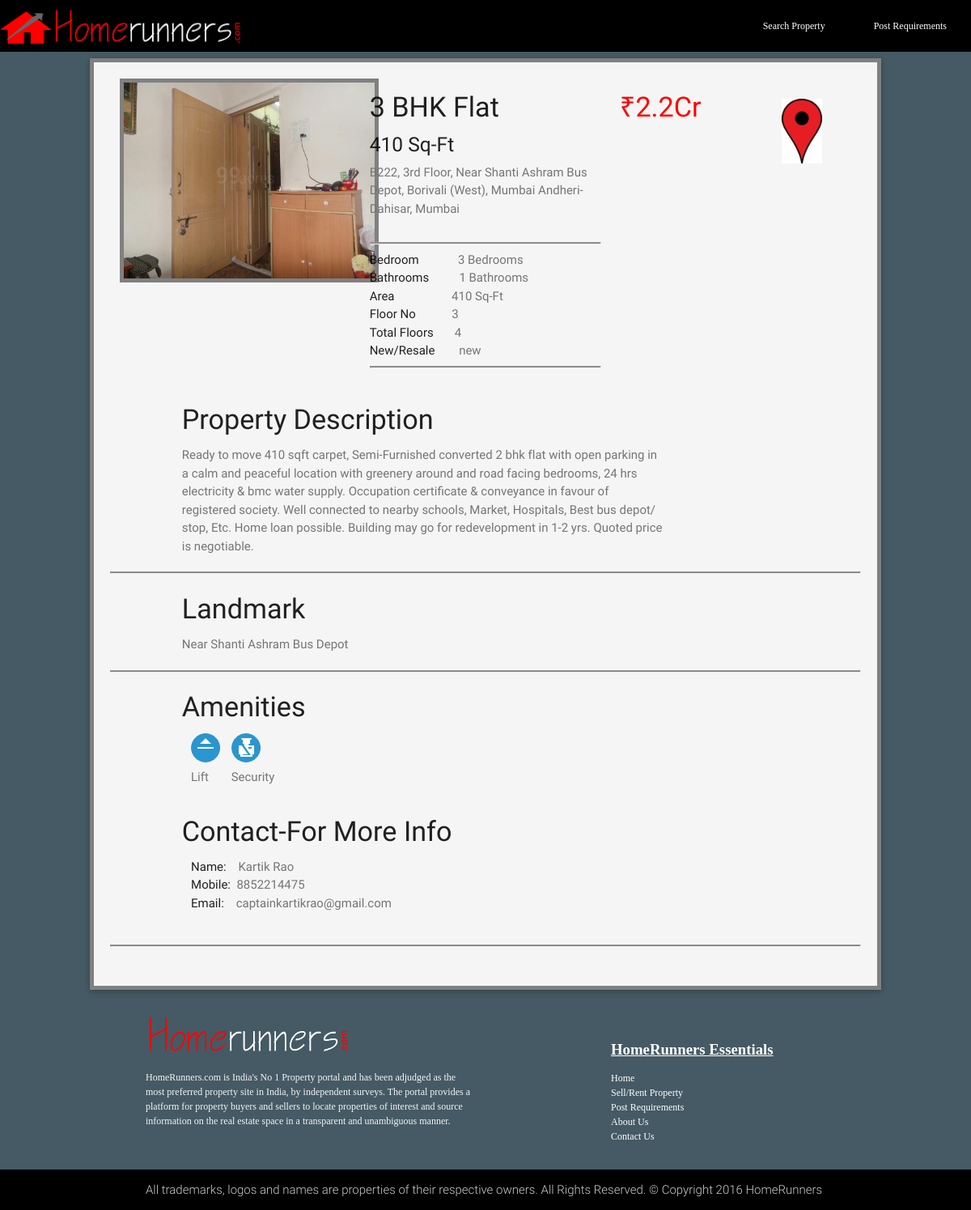
The page /singleprop.php?id=1 on the database its author committed.
### tables this page shows
CREATE TABLE `image` (
  `img_id` int(11) NOT NULL,
  `prop_id` int(11) NOT NULL,
  `img_name` text NOT NULL
);

CREATE TABLE `post_add` (
  `id` int(11) NOT NULL,
  `name` text NOT NULL,
  `mobile_number` text NOT NULL,
  `email` text NOT NULL,
  `address` text NOT NULL,
  `street` text NOT NULL,
  `city` text NOT NULL,
  `locality` text NOT NULL,
  `state` text NOT NULL,
  `country` text NOT NULL,
  `zip_code` text NOT NULL,
  `full_address` text NOT NULL,
  `Bedrooms` int(11) NOT NULL,
  `Bathrooms` int(11) NOT NULL,
  `floor_no` int(11) NOT NULL,
  `total_floors` int(11) NOT NULL,
  `area` int(11) NOT NULL,
  `prop_type` text NOT NULL,
  `crore` int(11) NOT NULL,
  `lacs` int(11) NOT NULL,
  `total_budget` bigint(20) NOT NULL,
  `fixed_negotiable` text NOT NULL,
  `amenities` text NOT NULL,
  `description` text NOT NULL,
  `landmark` text NOT NULL
);

### singleprop1.php (called while the page is built, shortened)
<?php
        include "php/script/config.php";
$id = $_GET['id'];
$singlePropQry = "SELECT * from `post_add` WHERE `id` = '".$id."' ";
if(!$singlePropCheck = mysqli_query($con,$singlePropQry)){
            echo "".mysqli_error($con);
            mysqli_close($con);
            die("");
        }
        $getSingleProp = mysqli_fetch_assoc($singlePropCheck);
?>

### singleprop.php (the view, shortened to what this page needs)
<?php
include "singleprop1.php";
$prop_id = $_GET['id'];
include "php/script/config.php";
$imgQry = "SELECT * FROM image WHERE prop_id='".$prop_id."'";
if(!$imgCheckQry = mysqli_query($con,$imgQry)){
    echo "".mysqli_error($con);
    mysqli_close($con);
    die("");
}
$getImg = mysqli_fetch_assoc($imgCheckQry);
include "php/script/config.php";
$ameQry = "SELECT `amenities` from `post_add` WHERE `id` = '".$id."'";
if(!$ameCheckQry = mysqli_query($con,$ameQry)){
    echo "".mysqli_error($con);
    mysqli_close($con);
    die("");
}
$getAme = mysqli_fetch_assoc($ameCheckQry);
$amenitiesName = explode(",",$getAme['amenities']);
 $ameRow = count($amenitiesName)-1;
?>
<!DOCTYPE html>
<html>
<head>
    <link href="css/googlefonts.css" rel="stylesheet">
    <link type="text/css" rel="stylesheet" href="css/materialize.min.css"  media="screen,projection"/>
 </head>
<body>
    <?php include  "navbar3.php"; ?>
                <?php do {
    $imgName = $getImg['img_name'];
$target='uploads/'.$imgName.'.jpeg';
?>
<?php  } while($getImg = mysqli_fetch_assoc($imgCheckQry)) ?>
    <div class="row" style="margin-bottom: 0px;
">
        <div class="col s10 offset-s1 ">
           <div class="card  grey lighten-4 ">
           <div class="outline">
                <div class="card-content ">
                    <div class="row">
                        <div class="col s4">
                            <a class=" modal-trigger" href="#modal3">
                                <div class="blur pic">
                                    <img src="<?php echo $target;?>" alt="<?php echo $imgName?>" height="252" width="320" style="border:5px solid grey;">
                                </div>
                            </a>
                        </div>
                        <div class="col s4 ">
                            <p><h4><?php echo $getSingleProp['Bedrooms']." BHK Flat"; ?></h4></p>
                            <p><h5><?php echo $getSingleProp['area']." Sq-Ft"; ?></h5></p>
                            <p><span class="font1"><?php echo $getSingleProp['address']; ?></span></p><br>
                            <hr style="background-color: grey; height: 1px; ">
                            <p>Bedroom &nbsp&nbsp&nbsp&nbsp&nbsp&nbsp&nbsp&nbsp&nbsp&nbsp&nbsp <span class="font1"><?php
                            if($getSingleProp['Bedrooms']==1){
                             echo $getSingleProp['Bedrooms']." Bedroom";
                            }else
                            {
                                    echo $getSingleProp['Bedrooms']." Bedrooms";}?></span>  </p>
                            <p>Bathrooms &nbsp&nbsp&nbsp&nbsp&nbsp&nbsp&nbsp&nbsp&nbsp<span class="font1"><?php  if($getSingleProp['Bedrooms']==1){
                             echo $getSingleProp['Bathrooms']." Bedroom";
                            }else
                            {
                                    echo $getSingleProp['Bathrooms']." Bathrooms";}?></span>   </p>
                            <p>Area &nbsp&nbsp&nbsp&nbsp&nbsp&nbsp&nbsp&nbsp&nbsp&nbsp&nbsp&nbsp&nbsp&nbsp&nbsp&nbsp&nbsp <span class="font1"><?php echo $getSingleProp['area']." Sq-Ft"; ?></span>  </p>
                            <p>Floor No &nbsp&nbsp&nbsp&nbsp&nbsp&nbsp&nbsp&nbsp&nbsp&nbsp&nbsp<span class="font1"><?php echo $getSingleProp['floor_no']; ?></span>  </p>
                            <p>Total Floors &nbsp&nbsp&nbsp&nbsp&nbsp <span class="font1"><?php echo $getSingleProp['total_floors']; ?></span>  </p>
                            <p>New/Resale &nbsp&nbsp&nbsp&nbsp&nbsp&nbsp <span class="font1"><?php echo $getSingleProp['prop_type']; ?> </span> </p>
                            <hr style="background-color: grey; height: 1px; ">
                        </div>
                        <div class="col s2">
                            <p><h4 style="color:red;"> &#8377;<?php echo $getSingleProp['crore'].".".$getSingleProp['lacs']; ?>Cr</h4></p>
                        </div>
                          <div class="col s2">
                          <a href="gmap1.php?address=<?="".$getSingleProp['full_address'];?>"  style="color:red;"><div class="arrow bounce">
                            </div></a>
                        </div>
                    </div>
                    <div class="row">
                        <div class="col s8 offset-s1">
                            <h4>Property Description</h4>
                            <p><span class="font1"><?php echo $getSingleProp['description']; ?></span></p>
                        </div>
                    </div>
                    <hr style="background-color: grey; height: 1px; ">
                     <div class="row">
                        <div class="col s8 offset-s1">
                            <h4>Landmark</h4>
                            <p><span class="font1"><?php echo $getSingleProp['landmark']; ?></span></p>
                        </div>
                    </div>
                    <hr style="background-color: grey; height: 1px; ">
                    <div class="row">
                        <div class="col s8 offset-s1">
                            <h4>Amenities</h4>
                            <div class="row">
                            <?php
                            do {
                                    $target='images/'.$amenitiesName[$ameRow].'.gif';
                            ?>
                                <div class="col s1 ">
                                    <p><img src="<?php echo $target;?>"></p>
                                    <p><span class="font1"><?php echo $amenitiesName[$ameRow]; ?></span></p>
                                </div><?php  $ameRow--; } while(0 <= $ameRow) ?>
                        </div>
                    </div>
                    <div class="row">
                        <div class="col s8 offset-s1">
                            <h4>Contact-For More Info</h4>
                            <div class="row">
                                <div class="col s4">
                                    <p>Name:&nbsp&nbsp&nbsp&nbsp<span class="font1"><?php echo $getSingleProp['name']; ?></span></p>
                                    <p>Mobile:&nbsp&nbsp<span class="font1"><?php echo $getSingleProp['mobile_number']; ?></span></p>
                                    <p>Email:&nbsp&nbsp&nbsp&nbsp<span class="font1"><?php echo $getSingleProp['email']; ?></span></p>
                                </div>
                            </div>
                        </div>
                    </div>
                      <hr style="background-color: grey; height: 1px; ">
                </div>
            </div>
        </div>
    </div>
    </div>
    <?php include  "php/pages/footer.php"; ?>
</body>

### singleprop.php (style rules this page uses)
.font1 { color:#757575; }
.blur img { -webkit-transition: all 1s ease; -moz-transition: all 1s ease; -o-transition: all 1s ease; -ms-transition: all 1s ease; transition: all 1s ease; }
.outline { border: 5px solid grey; }
body { background: black; }
.arrow { position: relative; bottom: -25px; left: 50%; margin-left: -20px; width: 50px; height: 80px; background-image: url(images/map.jpg); background-size: 50px 80px; }
.bounce { -moz-animation: bounce 2s infinite; -webkit-animation: bounce 2s infinite; animation: bounce 2s infinite; }

### php/pages/footer.php (style rules this page uses)
a:link { color:white; }

### rows shown on the page
image: img_name (picture)
post_add: Bedrooms "3", area "410", address "B222, 3rd Floor, Near Shanti Ashram Bus Depot, Borivali (West), Mumbai Andheri-Dahisar, Mumbai", Bathrooms "1", floor_no "3", total_floors "4", prop_type "new", crore "2", lacs "2", description "Ready to move 410 sqft carpet, Semi-Furnished converted 2 bhk flat with open parking in a calm and peaceful location with greenery around and road facing bedrooms, 24 hrs electricity & bmc water supply. Occupation certificate & conveyance in favour of registered society. Well connected to nearby schools, Market, Hospitals, Best bus depot/ stop, Etc. Home loan possible. Building may go for redevelopment in 1-2 yrs. Quoted price is negotiable.", landmark "Near Shanti Ashram Bus Depot", amenities "Lift", amenities "Security", name "Kartik Rao", mobile_number "8852214475", email "captainkartikrao@gmail.com"
